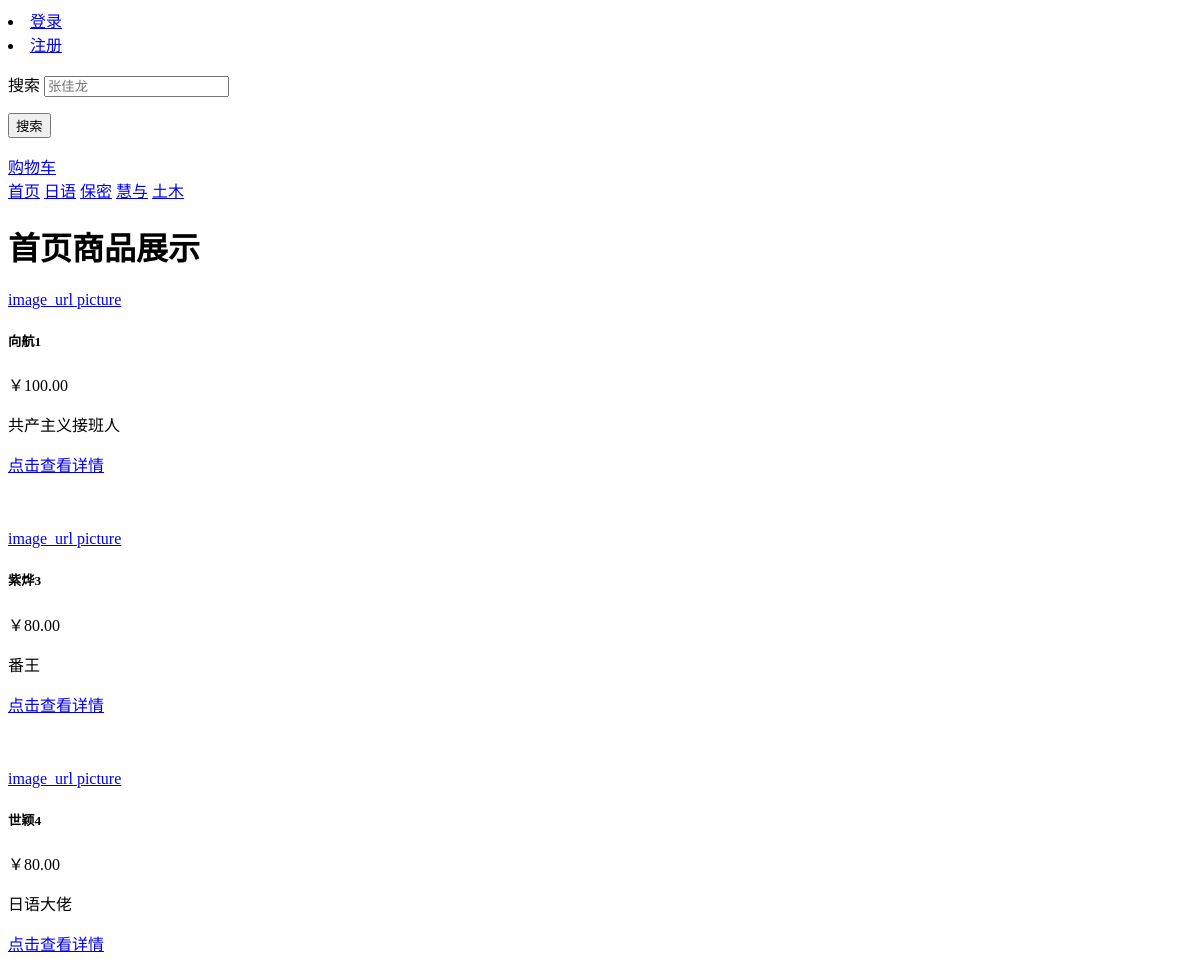
The app's page /home/?goodtype=日语, older data.
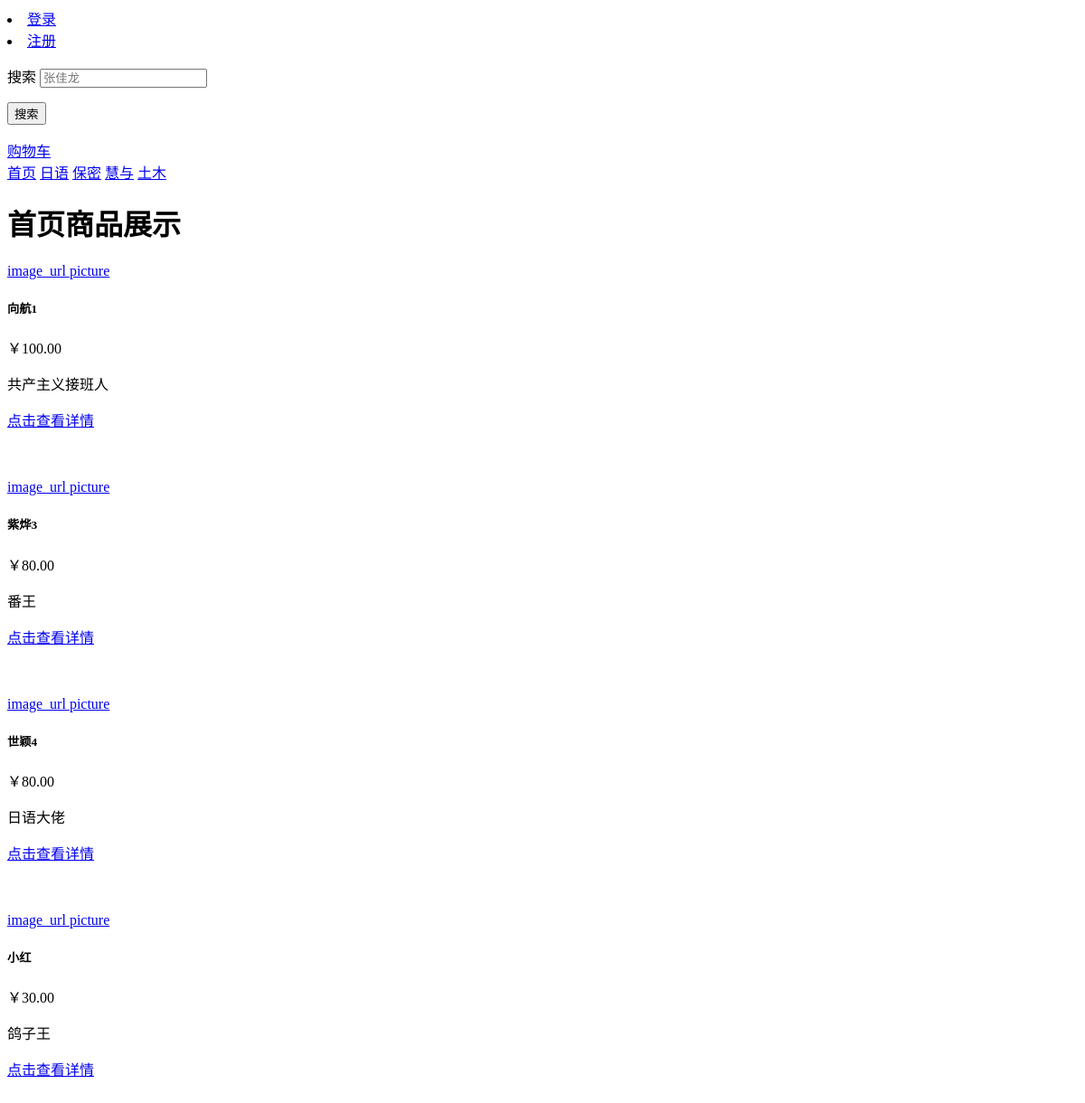
The same page, newer data.
### z_goods/models.py (models this page shows, shortened)
class GoodInfo(models.Model):
    state = (
        ("on", "在售"),
        ("out", "不售"),
    )
    name = models.CharField(max_length=50, unique=True, verbose_name="商品名称")
    price = models.DecimalField(max_digits=8, decimal_places=2, verbose_name="商品价格")
    count = models.IntegerField(default=1, verbose_name="库存")
    detail = models.CharField(max_length=2000, verbose_name="商品详情", default="无")
    state = models.CharField(max_length=10, choices=state, default="在售", verbose_name="商品状态")
    picture = models.CharField(max_length=2083, verbose_name="商品图片", default="image_url")   # 商品图片url
    type = models.ForeignKey('GoodType', on_delete=models.CASCADE, verbose_name="类别")
    class Meta:
        verbose_name = "商品"
        verbose_name_plural = "商品"

### z_user/views.py (the view, shortened to what this page needs)
# urls.py: 2. Add a URL to urlpatterns:  path('', views.home, name='home')
def home(request):
    goodtype = request.GET.get('goodtype')
    if goodtype:
        type_of_goods = GoodType.objects.get(typename=goodtype)
        all_goods = type_of_goods.goodinfo_set.all()
        lis = all_goods
        return render(request, 'z_user/home.html', locals())

### z_user/templates/z_user/home.html (shortened to what this page needs)
{% extends 'base.html' %}
{% block content %}
    <a href="/cart/">购物车</a>
        <nav>
			<a href="/home/">首页</a>
			<a href="/home/?goodtype=日语">日语</a>
			<a href="/home/?goodtype=保密">保密</a>
            <a href="/home/?goodtype=慧与">慧与</a>
			<a href="/home/?goodtype=土木">土木</a>
        </nav>
<h1>首页商品展示</h1>
<div class="row">
    {% for good in lis %}
        <div class="col">
        <div class="card" style="width: 18rem;">
            <a href="#">{{good.picture}} picture</a>
            <div class="card-body">
                <h5 class="card-title">{{ good.name }}</h5>
                <p class="card-text">￥{{ good.price }}</p>
                <p class="card-text">{{ good.detail }}</p>
                <a href="/goods/?good_name={{good.name}}" class="btn btn-primary">点击查看详情</a>
            </div>
            <br><br><br>
        </div>
    </div>
    {% endfor %}
</div>
{% endblock %}

Row changes from the older to the newer data that the page shows:
added GoodInfo: picture "image_url", name "小红", price "30.00", detail "鸽子王"
